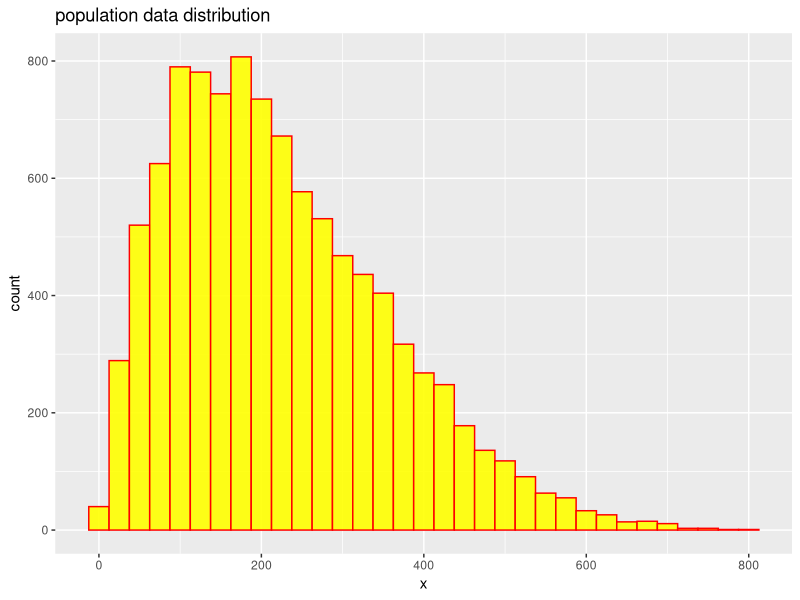
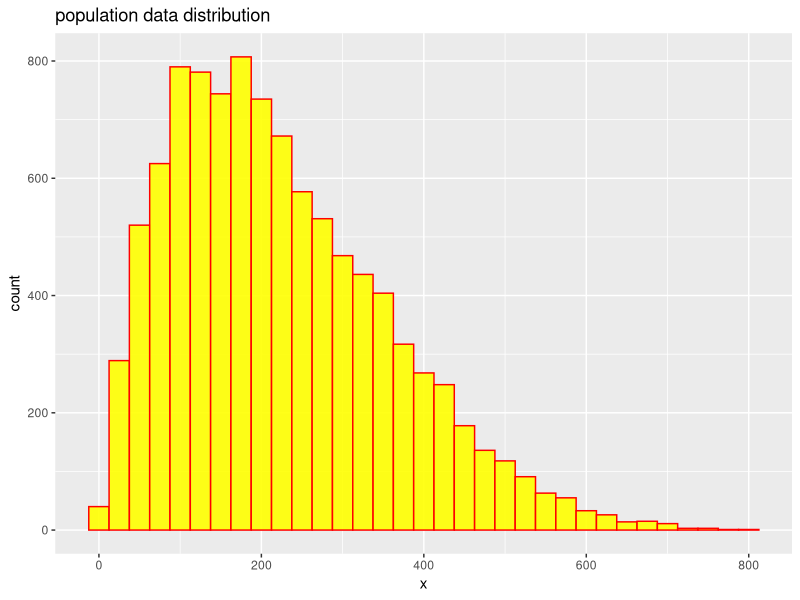

The R source for these figures, in order:
library(ggplot2)

setwd('C:/clt_r')

# start by creating population data that has skewed distribution
data_df <- data.frame(x=rbeta(10000,2,7)*1000)

# visualize the skewed distribution
ggplot(data_df, aes(x)) +
geom_histogram(binwidth=25, fill="yellow", color="red", alpha=0.9) +
ggtitle("population data distribution")
ggsave(filename="./output/pop.png", plot=last_plot(), width = 20, height = 15, units='cm')